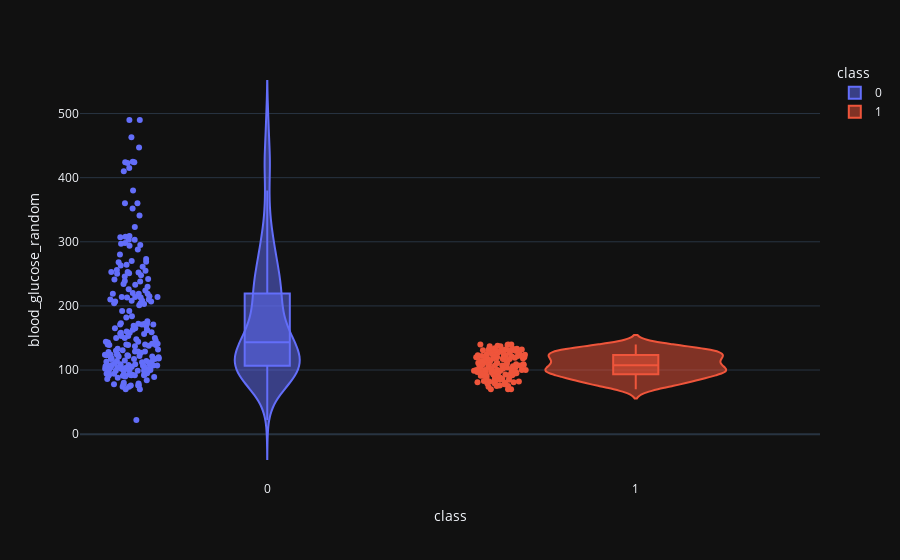

Notebook source saved alongside this figure:
### Markdown cell above
The albumin levels for **class 0 are mostly between 0 and 4, peaking around 1.5**.

### Code cell
violin('blood_glucose_random')

### Figure 1 — Plotly figure (JSON) as saved in the notebook; plotly's stock layout.template omitted (floating-point values rounded to 4 significant figures; data arrays with more than 128 entries replaced by an {"elided": "..."} marker saying what was removed)
{"data": [{"alignmentgroup": "True", "box": {"visible": true}, "hovertemplate": "class=%{x}<br>blood_glucose_random=%{y}<extra></extra>", "legendgroup": "0", "marker": {"color": "#636efa"}, "name": "0", "offsetgroup": "0", "orientation": "v", "points": "all", "scalegroup": "True", "showlegend": true, "type": "violin", "x": {"elided": "250 int values"}, "x0": " ", "xaxis": "x", "y": {"elided": "250 int values"}, "y0": " ", "yaxis": "y"}, {"alignmentgroup": "True", "box": {"visible": true}, "hovertemplate": "class=%{x}<br>blood_glucose_random=%{y}<extra></extra>", "legendgroup": "1", "marker": {"color": "#EF553B"}, "name": "1", "offsetgroup": "1", "orientation": "v", "points": "all", "scalegroup": "True", "showlegend": true, "type": "violin", "x": {"elided": "150 int values"}, "x0": " ", "xaxis": "x", "y": {"elided": "150 int values"}, "y0": " ", "yaxis": "y"}], "layout": {"autosize": true, "legend": {"title": {"text": "class"}, "tracegroupgap": 0}, "margin": {"t": 60}, "violinmode": "overlay", "xaxis": {"anchor": "y", "autorange": true, "categoryarray": [0, 1], "categoryorder": "array", "domain": [0, 1], "range": [-0.5064, 1.5], "title": {"text": "class"}, "type": "linear"}, "yaxis": {"anchor": "x", "autorange": true, "domain": [0, 1], "range": [-71.53, 583.5], "title": {"text": "blood_glucose_random"}, "type": "linear"}}}
